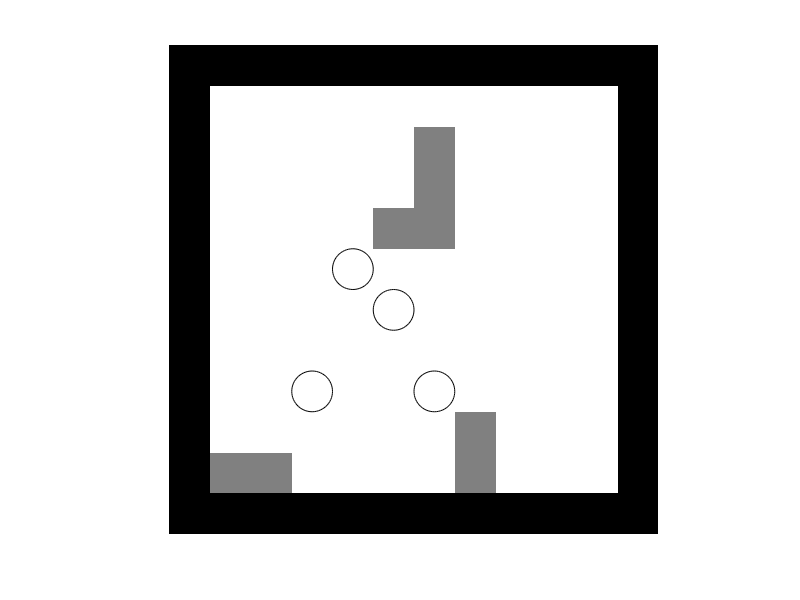
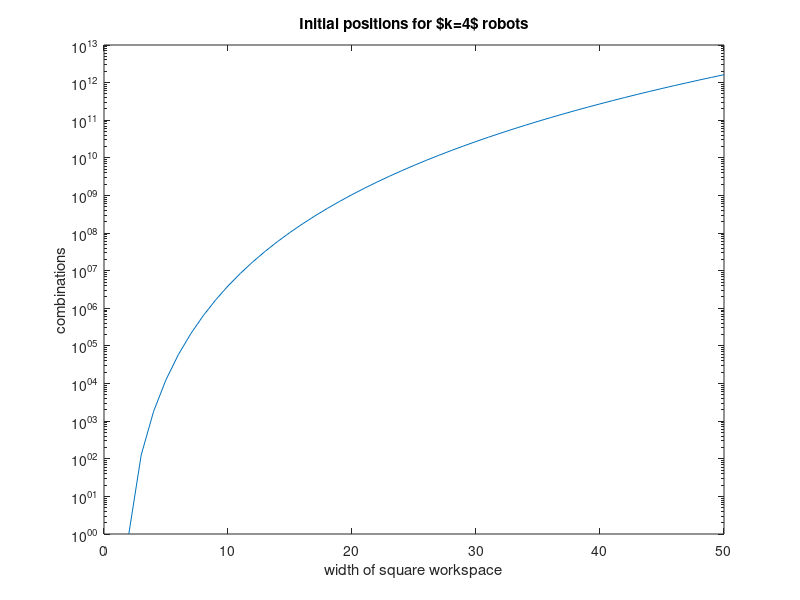

Write MATLAB code to recreate these figures, in order.
function investigateCoverage
% Two relevant problems in controlling many agents inside body
%
% 1.) COVERAGE:  can we guarantee that a robot visits every location?  (passes
% within distance $r$ of every point int he workspace?/ visits every cell)
% Extensions: can we guarantee a robots spends atleast $\tau$ time in every
% cell?
%
%  WHY: we want to ensure coverage of the entire spinal canal by a
%  biomarker or a contact drug.
%
%
%
% 2.) CONVERGENCE:  can we collect $k$ robots at a given location?
%  Extensions:  is there a motion plan that finishes with all the cells at
%  the same location?  At the desired location?  NOT in bad locations?
%
% Each problem is hard (how hard?). The inverse problem may be easy.
% Coverage of nxn world with k=n robots requries no obstacles & 2 moves if robots enter
% linearly
% if k < n, we need obstacles to make this work, as in Ricochet Robots.
% Problem:  minimize the number of obstacles $b$ or minimize the number of
% robots $k$.
%
% Convergence of robots to one corner of a rectangular free space requires
% no obstacles and 2 moves.
%

global G MAKE_MOVIE RobotPts
%close all; clc;
clear all
clc
format compact
MAKE_MOVIE = false;
G.fig = figure(1);
G.numCommands = 0;
G.totalMoves = 0;
if MAKE_MOVIE
    set(G.fig ,'Name','Massive Control','color',[1,1,1]); %#ok<UNRCH>
else
    set(G.fig ,'KeyPressFcn',@keyhandler,'Name','Massive Control');
end
strTitle = '';
%%%%% COVERAGE
%[G.obstacle_pos,RobotPts] = simpleCoverage(15);
%[G.obstacle_pos,RobotPts] = multiPassCoverage(15);
%[G.obstacle_pos,RobotPts] = multiPassCoverageX(50);
%[G.obstacle_pos,RobotPts] = multiPassCoverageSpiral(50);


%%%%% CONVERGENCE (aggregation?)
bruteForceCalc();
%[G.obstacle_pos,RobotPts] = simpleConverge(15,20);
[G.obstacle_pos,RobotPts] = ConvergeCenter();

G.EMPTY = 0;
G.OBST = 1;


G.maxX = size(G.obstacle_pos,2);
G.maxY = size(G.obstacle_pos,1);

%create vector of robots and draw them.  A robot vector consists of an xy
%position, an index number, and a color.

numRobots = size(RobotPts,1);
initP = RobotPts;
figure(1)
clf

G.colormap = [  1,1,1; %Empty = white
    0,0,0; %obstacle
    0.5,0.5,0.5;
    ];
colormap(G.colormap(1:numel(unique(G.obstacle_pos)),:));
G.axis=imagesc(G.obstacle_pos); 
set(gca,'box','off','xTick',[],'ytick',[],'ydir','normal','Visible','off');

%set(G.axis,'edgealpha',.08)
axis equal
%axis tight
hold on
%set(G.fig,'Units','normalized','outerposition',[0 0 1 1]);%'MenuBar','none',
% % %%% USEFUL FOR PRINTING A GRIDDED ARRAY:
% figure
% Ggrid.colormap = [  1,1,1; %Empty = white
%     0.5,0.5,0.5; %obstacle
%     0.5,0.5,0.5;
%     ];
% ObsGrid = [G.obstacle_pos;zeros(size(G.obstacle_pos(1,:)))]
% ObsGrid = [ObsGrid,zeros(size(ObsGrid(:,1)))]
% pcolor(ObsGrid)
% G.title = title({'press arrows keys to move';strTitle});  %TODO: why no title?
% axis equal
% axis tight
% hold on
% colormap(Ggrid.colormap(1:numel(unique(G.obstacle_pos)),:));
% return

%end
G.hRobotsPast11 = zeros(1, numRobots);
G.hRobotsPast10 = zeros(1, numRobots);
G.hRobotsPast9 = zeros(1, numRobots);
G.hRobotsPast8 = zeros(1, numRobots);
G.hRobotsPast7 = zeros(1, numRobots);
G.hRobotsPast6 = zeros(1, numRobots);
G.hRobotsPast5 = zeros(1, numRobots);
G.hRobotsPast4 = zeros(1, numRobots);
G.hRobotsPast3 = zeros(1, numRobots);
G.hRobotsPast2 = zeros(1, numRobots);
G.hRobotsPast = zeros(1, numRobots);
G.hRobots = zeros(1, numRobots);
colors = jet(numel(unique(RobotPts(:,4)))+1);
%colors = [1,0,0;0,0,1; 1,.5,1; .5,0,.5;];
 
 
for hi = 1: numRobots
    %     G.hRobotsPast11(hi) =  createRobotPath( RobotPts(hi,:), 0.20);
        G.hRobotsPast10(hi) =  createRobotPath( RobotPts(hi,:), 0.25);
        G.hRobotsPast9(hi) =  createRobotPath( RobotPts(hi,:), 0.3);
        G.hRobotsPast8(hi) =  createRobotPath( RobotPts(hi,:), 0.35);
        G.hRobotsPast7(hi) =  createRobotPath( RobotPts(hi,:), 0.4);
        G.hRobotsPast6(hi) =  createRobotPath( RobotPts(hi,:), 0.45);
    G.hRobotsPast5(hi) =  createRobotPath( RobotPts(hi,:), 0.5);
    G.hRobotsPast4(hi) =  createRobotPath( RobotPts(hi,:), 0.55);
    G.hRobotsPast3(hi) =  createRobotPath( RobotPts(hi,:), 0.6);
    G.hRobotsPast2(hi) =  createRobotPath( RobotPts(hi,:), 0.7);
    G.hRobotsPast(hi) =  createRobotPath( RobotPts(hi,:), 0.8);
    
    %G.hRobotsPast4(hi) =  BLUEcreateRobotPath( RobotPts(hi,:), 0.6);
    
    %     G.hRobotsPast10(hi) =  createRobotPath( RobotPts(hi,:), 0.03);
    %     G.hRobotsPast9(hi) =  createRobotPath( RobotPts(hi,:), 0.05);
    %     G.hRobotsPast8(hi) =  createRobotPath( RobotPts(hi,:), 0.10);
    %     G.hRobotsPast7(hi) =  createRobotPath( RobotPts(hi,:), 0.15);
    %     G.hRobotsPast6(hi) =  createRobotPath( RobotPts(hi,:), 0.2);
    %     G.hRobotsPast5(hi) =  createRobotPath( RobotPts(hi,:), 0.3);
    %     G.hRobotsPast4(hi) =  createRobotPath( RobotPts(hi,:), 0.4);
    %     G.hRobotsPast3(hi) =  createRobotPath( RobotPts(hi,:), 0.5);
    %     G.hRobotsPast2(hi) =  createRobotPath( RobotPts(hi,:), 0.6);
    %     G.hRobotsPast(hi) =  createRobotPath( RobotPts(hi,:), 0.7);
    if numel( RobotPts(hi,:))>5
        G.hRobots(hi) =  rectangle('Position',[RobotPts(hi,1)-1/2,RobotPts(hi,2)-1/2,RobotPts(hi,5),RobotPts(hi,6)],'Curvature',[1/RobotPts(hi,5),1/RobotPts(hi,6)],'FaceColor',colors(RobotPts(hi,4),:));
    else
        G.hRobots(hi) =  rectangle('Position',[RobotPts(hi,1)-1/2,RobotPts(hi,2)-1/2,1,1],'Curvature',[1,1],'FaceColor',colors(RobotPts(hi,4),:));
    end
end


    function bruteForceCalc()
       % how many starting configurations are possible?
       n = 2:50;
       searches = zeros(size(n));
       for i = 1:numel(searches)
           searches(i) =   nchoosek(n(i)^2,4);
       end
       figure(2)
       semilogy(n,searches)
       
       %plot((n),searches./n.^8)
       xlabel('width of square workspace')
       ylabel('combinations')
       title('Initial positions for $k=4$ robots')
        
    end

    function handleRobotPath = createRobotPath( robotInfo, fractionColor)
        % creates a robot path variable
        handleRobotPath =  rectangle('Position',[robotInfo(1)-1/2,robotInfo(2)-1/2,1,1],'Curvature',[1,1],'FaceColor',[1,1,1]-([1,1,1]-colors(robotInfo(4),:))*fractionColor,'LineStyle','none');
    end

    function handleRobotPath = BLUEcreateRobotPath( robotInfo, fractionColor)
        % creates a robot path variable
        handleRobotPath =  rectangle('Position',[robotInfo(1)-1/2,robotInfo(2)-1/2,1,1],'Curvature',[1,1],'FaceColor',[1,1,1]-([1,1,1]-[0,0,1])*fractionColor,'LineStyle','none');
    end


    function keyhandler(src,evnt) %#ok<INUSL>
        if strcmp(evnt.Key,'s')
            imwrite(flipud(get(G.axis,'CData')+1), G.colormap, '../../pictures/png/MatrixPermutePic.png');
        else
            moveto(evnt.Key)
        end
    end

    function updatePastPath( hOldPath, hOlderPath)
        for ni = 1:size(RobotPts,1)
            set(hOlderPath(ni),'Position', get(hOldPath(ni),'Position'), ...
                'Curvature', get(hOldPath(ni),'Curvature'));
            uistack(hOlderPath(RobotPts(ni,3)),'top');
        end
    end
function savePastPath( hOldPath)
        for ni = 1:size(RobotPts,1)
            rectangle('Position',get(hOldPath(ni),'Position'),'Curvature',get(hOldPath(ni),'Curvature'),'FaceColor',get(hOldPath(ni),'FaceColor'),'LineStyle',get(hOldPath(ni),'LineStyle'));
            uistack(hOldPath(ni),'bottom');
        end
    end

    function retVal = spaceFreeWithNoRobot(desVal, RobotPts, G)
        % move there if no robot in the way and space is free
        retVal =  ~ismember(desVal,RobotPts(:,1:2),'rows')  ...
            && desVal(1) >0 && desVal(1) <= G.maxX && desVal(2) >0 && desVal(2) <= G.maxY ...
            && G.obstacle_pos( desVal(2),desVal(1) )==0;
    end

    function moveto(key)
        savePastPath(G.hRobotsPast10)
        try        updatePastPath(G.hRobotsPast10,G.hRobotsPast11); end
        try        updatePastPath(G.hRobotsPast9,G.hRobotsPast10); end
        try        updatePastPath(G.hRobotsPast8,G.hRobotsPast9); end
        try        updatePastPath(G.hRobotsPast7,G.hRobotsPast8); end
        try        updatePastPath(G.hRobotsPast6,G.hRobotsPast7); end
        try        updatePastPath(G.hRobotsPast5,G.hRobotsPast6); end
        try        updatePastPath(G.hRobotsPast4,G.hRobotsPast5); end
        try        updatePastPath(G.hRobotsPast3,G.hRobotsPast4); end
        try        updatePastPath(G.hRobotsPast2,G.hRobotsPast3); end
        try        updatePastPath(G.hRobotsPast,G.hRobotsPast2); end
        % Maps keypresses to moving pixels
        step = [0,0];
        if strcmp(key,'r')  %RESET
            RobotPts = initP;
            for ni = 1:size(RobotPts,1)
                set(G.hRobots(RobotPts(ni,3)),'Position',[RobotPts(ni,1)-1/2,RobotPts(ni,2)-1/2,1,1]);
                uistack(G.hRobots(RobotPts(ni,3)),'top');
            end
            return
        end
        
        if strcmp(key,'leftarrow') || strcmp(key,'-x') %-x
            RobotPts = sortrows(RobotPts,1);
            step = -[1,0];
        elseif strcmp(key,'rightarrow')|| strcmp(key,'+x') %+x
            RobotPts = sortrows(RobotPts,-1);
            step = [1,0];
        elseif strcmp(key,'uparrow')|| strcmp(key,'+y') %+y
            RobotPts = sortrows(RobotPts,-2);
            step = [0,1];
        elseif strcmp(key,'downarrow')|| strcmp(key,'-y') %-y
            RobotPts = sortrows(RobotPts,2);
            step = -[0,1];
        end
        % implement the move on every robot
        for ni = 1:size(RobotPts,1)
            stVal = RobotPts(ni,1:2);
            desVal = RobotPts(ni,1:2)+step;
            
            % move there if no robot in the way and space is free
            if numel( RobotPts(ni,:))>5
                
                %1 augment RobotPts to include all additional blocks except
                %this moving block
                sRobotPts =  [];
                for i1 = [1:ni-1,ni+1:numel(RobotPts(:,1))]
                    for i2 = 1:RobotPts(i1,5)
                        for i3 = 1:RobotPts(i1,6)
                            sRobotPts(end+1,:) = [RobotPts(i1,1)+i2-1, RobotPts(i1,2)+i3-1];
                        end
                    end
                end
                moveOk = true;
                while moveOk
                    %2.) create a list of coordinates for each section of the
                    %moved block
                    for i2 = 1:RobotPts(ni,5)
                        for i3 = 1:RobotPts(ni,6)
                            %3.) do any of the moving block hit?
                            moveOk = moveOk & spaceFreeWithNoRobot([RobotPts(ni,1)+i2-1+step(1), RobotPts(ni,2)+i3-1+step(2)], sRobotPts, G);
                        end
                    end
                    if moveOk
                        RobotPts(ni,1:2) = desVal;
                        desVal = RobotPts(ni,1:2)+step;
                    end
                end
                
            else
                while spaceFreeWithNoRobot(desVal, RobotPts, G)
                    RobotPts(ni,1:2) = desVal;
                    desVal = RobotPts(ni,1:2)+step;
                end
            end
            if ~isequal( stVal, RobotPts(ni,1:2) )
                x = min(stVal(1), RobotPts(ni,1));
                y = min(stVal(2), RobotPts(ni,2));
                xd = abs(stVal(1)- RobotPts(ni,1));
                yd = abs(stVal(2)- RobotPts(ni,2));
                if numel( RobotPts(ni,:))>5
                    xd = xd + RobotPts(ni,5)-1;
                    yd = yd + RobotPts(ni,6)-1;
                end
                set(G.hRobotsPast(RobotPts(ni,3)),'Position',[x-1/2,y-1/2,xd+1,yd+1],'Curvature',[1/(1+xd),1/(1+yd)]);
                uistack(G.hRobotsPast(RobotPts(ni,3)),'top');
                if numel( RobotPts(hi,:))>5
                    set(G.hRobots(RobotPts(ni,3)),'Position',[RobotPts(ni,1)-1/2,RobotPts(ni,2)-1/2,RobotPts(ni,5),RobotPts(ni,6)]);
                else
                    set(G.hRobots(RobotPts(ni,3)),'Position',[RobotPts(ni,1)-1/2,RobotPts(ni,2)-1/2,1,1]);
                end
            else
                set(G.hRobotsPast(RobotPts(ni,3)),'Position',[RobotPts(ni,1)-1/2,RobotPts(ni,2)-1/2,1,1],'Curvature',[1,1]);
            end
            
        end
        for ni = 1:size(RobotPts,1)
            uistack(G.hRobots(RobotPts(ni,3)),'top');
        end
        
    end
    function [blk,RobotPts] = possible() %#ok<DEFNU>
        % Figure 2: possible cell
        RobotPts = [
            5,3,1,1;
            6,3,2,2;
            ];
        blk=[1 1 1 1 1 1 1 1 1
            1 1 1 1 1 1 1 1 1
            1 1 0 0 0 0 0 1 1
            1 1 1 1 1 1 0 1 1
            1 1 1 1 1 1 1 1 1];
        blk = flipud(blk);
    end

    function [blk,RobotPts] = simpleCoverage(n)
        % an nxn world with n robots that can cover it in 2 moves
        RobotPts = [(n+1+(1:n))',(n+1)*ones(n,1),(1:n)',(1:n)'];
        
        %             x   x'
        blk=ones(n+2,2*n+2);  %edges
        blk(2:n+1,2:n+1) = 0; %white space
        blk(2,n+1:2*n+1) = 0;  %starting points for robots
        
        blk = flipud(blk);
    end

%  function [blk,RobotPts] = multiPassCoverage(n)
%         % an nxn world with 5 robots  where should I put the obstacles?
%         m = 5;
%         RobotPts = [(n+1+n+1-(1:m))',(n+1)*ones(m,1),(1:m)',(1:m)'];
%
%         %             x   x'
%         blk=ones(n+2,2*n+2);  %edges
%         blk(2:n+1,2:n+1) = 0; %white space
%         %blk(2:n+1,n:n+5+1) = 0; %white space
%         blk(2,n+1:2*n+1) = 0;  %starting points for robots
%
%         blk = flipud(blk);
%        blk(n+1,1+2*m) = 2;
%        blk(2,m+1) = 2;
%        blk(n+1,2) = 2;
%  end
    function [blk,RobotPts] = multiPassCoverage(n)
        % an nxn world with 5 robots  where should I put the obstacles?
        m = 5;
        RobotPts = [(n+1+n+1-(1:m))',(n+1)*ones(m,1),(1:m)',(1:m)'];
        %             x   x'
        blk=ones(n+2,2*n+2);  %edges
        blk(2:n+1,2:n+1) = 0; %white space
        %blk(2:n+1,n:n+5+1) = 0; %white space
        blk(2,n+1:2*n+1) = 0;  %starting points for robots
        blk = flipud(blk);
        %place blocks to make coverage possible/easy, works for m=5, n=15
        % this Style results in (n/m)^2 blocks.
         for i = 1:floor(n/m)
             c = ceil(i/2);
             x = 1+n-i*m;
             if mod(i,2) == 1
               %for j = 1:c
                if(i>1) 
                    blk(n+2-(1:c-1),1+x) = 2;
                end
                if x >1
                    blk(n+2-(1:c),x) = 2;
                end
               
             else
               if(i>2) 
                    blk(1+(1:c-1),1+x) = 2;
               end
                if x >1
                blk(1+(1:c),x) = 2;
                end
             end
         end
         
%         %%% , lots of little triangles  not great either -- takes more and more
%                 blk(n+1,1+n-1*m) = 2;
%         
%                 for i =2:m %dr
%                    blk(0+i,1+n-1*m+i) = 2;
%                 end
%                 for i =1:m %dl
%                    blk(1+i,1+n-1*m-i) = 2;
%                 end
%                 for i =2:m %ur
%                    blk(n-m+i+1,3+n-1*m-i) = 2;
%                 end
%                 for i =1:m %ul
%                    blk(n-m+i+1,0+n-3*m+i) = 2;
%                 end
    end

    function [blk,RobotPts] = multiPassCoverageX(n)
        % an nxn world with 5 robots  where should I put the obstacles?
        m = 1;
        RobotPts = [(n+1+n+1-(1:m))',(n+1)*ones(m,1),(1:m)',(1:m)'];
        %             x   x'
        blk=ones(n+2,2*n+2);  %edges
        blk(2:n+1,2:n+1) = 0; %white space
        %blk(2:n+1,n:n+5+1) = 0; %white space
        blk(2,n+1:2*n+1) = 0;  %starting points for robots
        blk = flipud(blk);
        %place blocks to make coverage possible/easy, works for m=5, n=15
        % this Style results in (n/m)^2 blocks.
         for i = 1:floor(n/m)
             c = ceil(i/2);
             x = 1+n-i*m;
             yof = 0;
             if x<n/2
                 yof = 1;
             end
             if mod(i,2) == 1
               %for j = 1:c
                if(i>1) 
                    %blk(n+2-(c-1),1+x) = 2;
                end
                if x >1
                    blk(n+2-i-(0:1)+yof,x) = 2;
                    blk(n+2-i-(0:1)+yof,x-1) = 2;
                end
               
             else
               if(i>2) 
                    %blk(1+(c-1),1+x) = 2;
               end
                if x >1
                blk(1+i-(0:1)+yof,x) = 2;
                blk(1+i-(0:1)+yof,x-1) = 2;
                end
             end
         end
         blk( ceil(n/2)+1,ceil(n/2)+(1)) = 0;
         blk( ceil(n/2)+1,ceil(n/2)+(0)) = 0;
         blk( ceil(n/2)+2,ceil(n/2)+(0)) = 0;
    end

function [blk,RobotPts] = multiPassCoverageSpiral(n)
        % an nxn world with 5 robots  where should I put the obstacles?
        m = 5;
        RobotPts = [(n+1+n+1-(1:m))',(n+1)*ones(m,1),(1:m)',(1:m)'];   
        %             x   x'
        blk=ones(n+2,2*n+2);  %edges
        blk(2:n+1,2:n+1) = 0; %white space
        %blk(2:n+1,n:n+5+1) = 0; %white space
        blk(2,n+1:2*n+1) = 0;  %starting points for robots
        blk = flipud(blk);
        % spiral pattern  -- covers m/(m+1) of the free space, requires 
        % (1+(n/(4*m)))*4*m blocks
        rm = n+2;
        lm = 1;
        um = 1;
        dm = n;
        for j = 0:ceil(n/(4*m))
            ost = j*(m+1);

            for i =1:m %dl    bl(y,x)
                x = 1+i+ost;
                y = 1+m-i+ost;
                 if y<dm && x<rm-1 && y>1
                    blk(y,x) = 2;
                    if y>um
                        um = y;
                    end
                    if x>lm
                         lm = x;
                     end
                 end
                
            end
            for i =1:m %dr
                y = i+ost+1;
                x = n-m+i+1-ost+1;
                if x<n+2 && x>lm
                   blk(y,x) = 2;
                   if x < rm
                       rm = x;
                   end
                end
                
            end
            for i =1:m %ur
                x = n-m+i+1-ost;
                y = n-i+1-ost;
                if x > floor(n/2) && y > floor(n/2)
                     blk(y,x) = 2;
                     if x<rm
                         rm = x;
                     end
                end
               
            end
            for i =1:m %ul
                y = n-i-ost;
                x = 2+2*m-i+ost;
                if y>um %y > floor(n/2)  && x <= floor(n/2)
                    if x>rm
                        for k =1:m %ur
                            x = n-2*m+k+1-ost;
                            y = n+k-m-ost;
                            if x>lm+1%x > floor(n/2) %&& y > floor(n/2)
                                 blk(y,x) = 2;
                            end
                        end
                        
                        
                        return
                    end
                    blk(y,x) = 2;
                    if y<dm
                        dm = y;
                    end
                    if x>lm
                        lm = x;
                    end
                end
                
            end
        end
    end


    function [blk,RobotPts] = simpleConverge(n,k)
        % an nxn world with k robots that can converge in 2 moves
        pos = randperm(n^2,k);
        RobotPts = [2+floor((pos-1)/n)',2+mod(pos,n)',(1:k)',(1:k)'];
        
        %             x   x'
        blk=ones(n+2,n+2);  %edges
        blk(2:n+1,2:n+1) = 0; %white space
        
        blk = flipud(blk);
    end

    function [blk,RobotPts] = ConvergeCenter()
        % an nxn world with k robots that can converge all robots to center
        %
        
        numrobots = 4;
        
        %             blk=[1 1 1 1 1 1 1 1 1 1 1 1;
        %              1 0 0 0 0 0 0 0 0 0 0 1;
        %              1 0 0 0 0 0 0 0 0 0 0 1;
        %              1 0 0 0 0 0 0 0 0 0 0 1;
        %              1 0 0 0 0 0 0 0 0 0 0 1;
        %              1 0 0 0 0 0 0 0 0 0 0 1;
        %              1 0 0 0 0 0 0 0 0 0 0 1;
        %              1 0 0 0 0 0 0 0 0 0 0 1;
        %              1 0 0 0 0 0 0 0 0 0 0 1;
        %              1 0 0 0 0 0 0 0 0 0 0 1;
        %              1 0 0 0 0 0 0 0 0 0 0 1;
        %              1 1 1 1 1 1 1 1 1 1 1 1;];
        
        %I need an arrangement and an input sequence of moves that is guaranteed to
        %place robots in correct place.
        %
        %   15 moves:
        % (move all particles to top right): r,u, r,u,r
        % (move all particles horizontal line from left top): l,u,l,u,l,u,l
        % (separate the row into individual columns): d
        % (form final block): r
        % (move up): u
        
        blk=[1 1 1 1 1 1 1 1 1 1 1 1;
            1 0 0 0 0 0 0 0 0 0 0 1;
            1 0 0 0 0 0 2 0 0 0 0 1;
            1 0 0 0 0 0 2 0 0 0 0 1;
            1 0 0 0 0 2 2 0 0 0 0 1;
            1 0 0 0 0 0 0 0 0 0 0 1;
            1 0 0 0 0 0 0 0 0 0 0 1;
            1 0 0 0 0 0 0 0 0 0 0 1;
            1 0 0 0 0 0 0 0 0 0 0 1;
            1 0 0 0 0 0 0 2 0 0 0 1;
            1 2 2 0 0 0 0 2 0 0 0 1;
            1 1 1 1 1 1 1 1 1 1 1 1;];
        blk = flipud(blk);
        
        pos = zeros(numrobots,2);
        %randomly place robots not on obstacles and not overlapping
        for i=1:numrobots
            p = randi(10,[1,2]) + [1,1];
            while (blk(p(2),p(1)) ~= 0) || sum(ismember(pos,p,'rows'))
                display(['Block:',num2str(blk(p(1),p(2)))])
                p = randi(10,[1,2]) + [1,1];
            end
            pos(i,:) = p;
        end
        RobotPts = [pos,(1:numrobots)',(1:numrobots)'];
    end
end